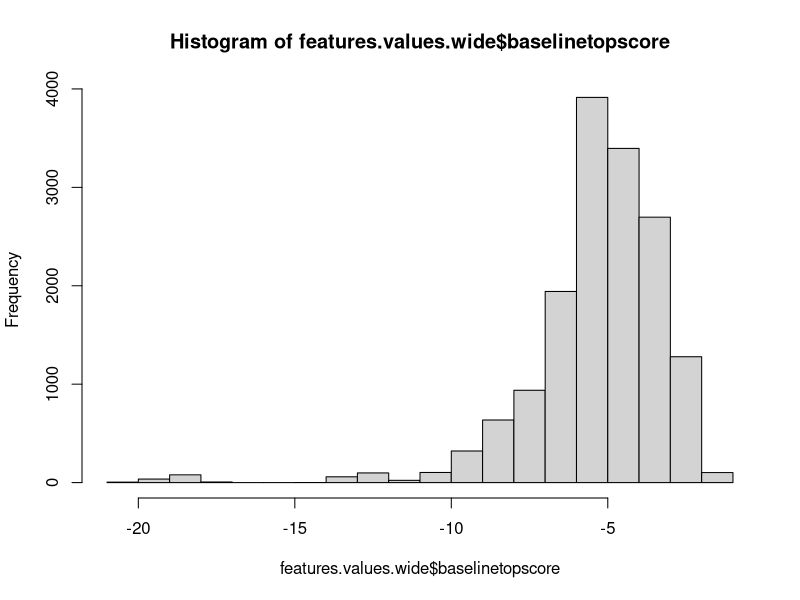
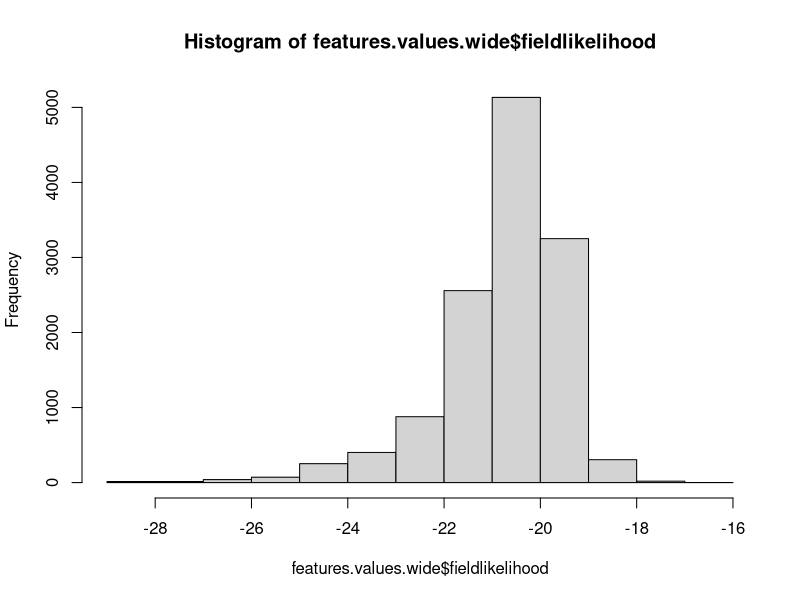
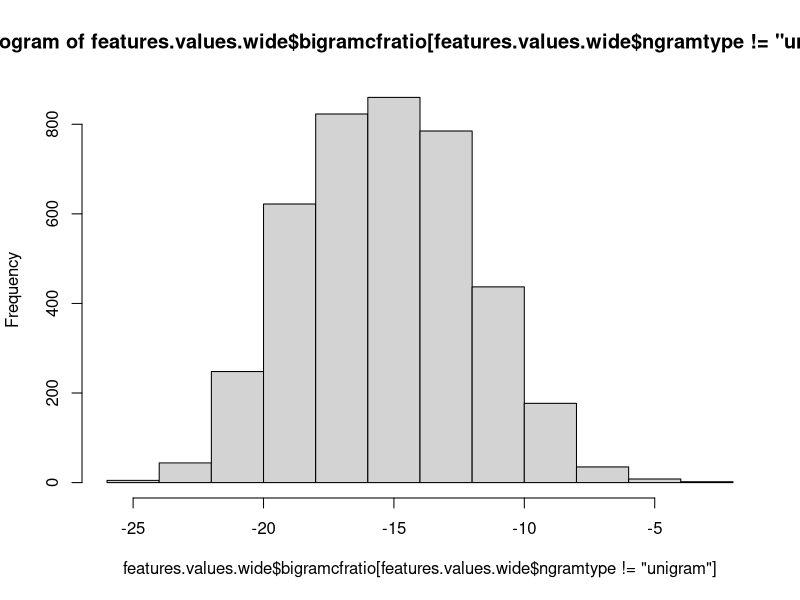
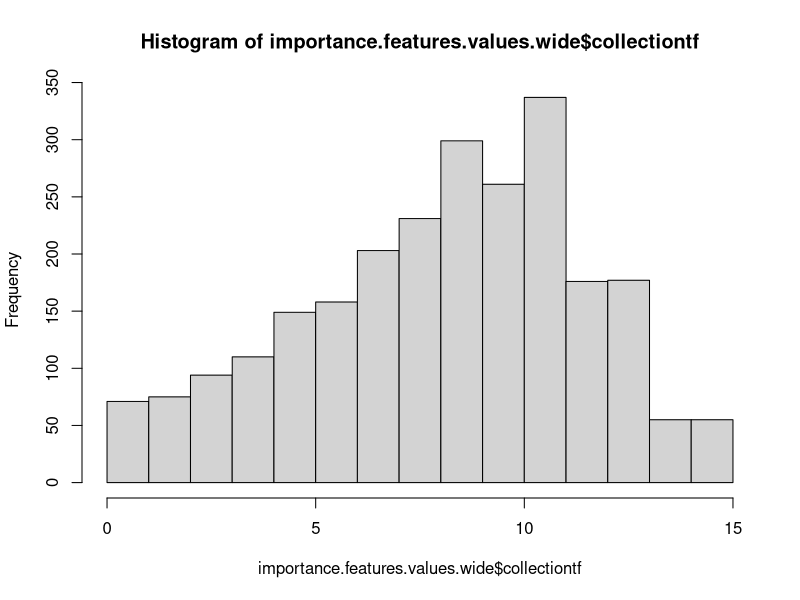

Here is the R script that generated these plots, in order:
library(tidyr)

features.values <- read.table("output//features_values.tsv", header = TRUE, sep = "\t")
features.values <- unique(features.values)
features.values.wide <- spread(features.values, featurename, featurevalue)
hist(features.values.wide$baselinetopscore)
hist(features.values.wide$fieldlikelihood)
hist(features.values.wide$bigramcfratio[features.values.wide$ngramtype != "unigram"])
print(min(features.values.wide$fieldlikelihood[features.values.wide$fieldlikelihood != -Inf]))
print(max(features.values.wide$fieldlikelihood))
print(min(features.values.wide$baselinetopscore[features.values.wide$baselinetopscore != -Inf]))
print(max(features.values.wide$baselinetopscore))
print(min(features.values.wide$bigramcfratio[features.values.wide$bigramcfratio != -Inf & features.values.wide$ngramtype != "unigram"]))
print(max(features.values.wide$bigramcfratio[features.values.wide$ngramtype != "unigram"]))

importance.features.values <- read.table("output//importance_features_values.tsv", header = TRUE, sep = "\t")
importance.features.values <- unique(importance.features.values)
importance.features.values.wide <- spread(importance.features.values, featurename, featurevalue)
hist(importance.features.values.wide$collectiontf)
print(min(importance.features.values.wide$collectiontf[importance.features.values.wide$collectiontf != -Inf]))
print(max(importance.features.values.wide$collectiontf))
